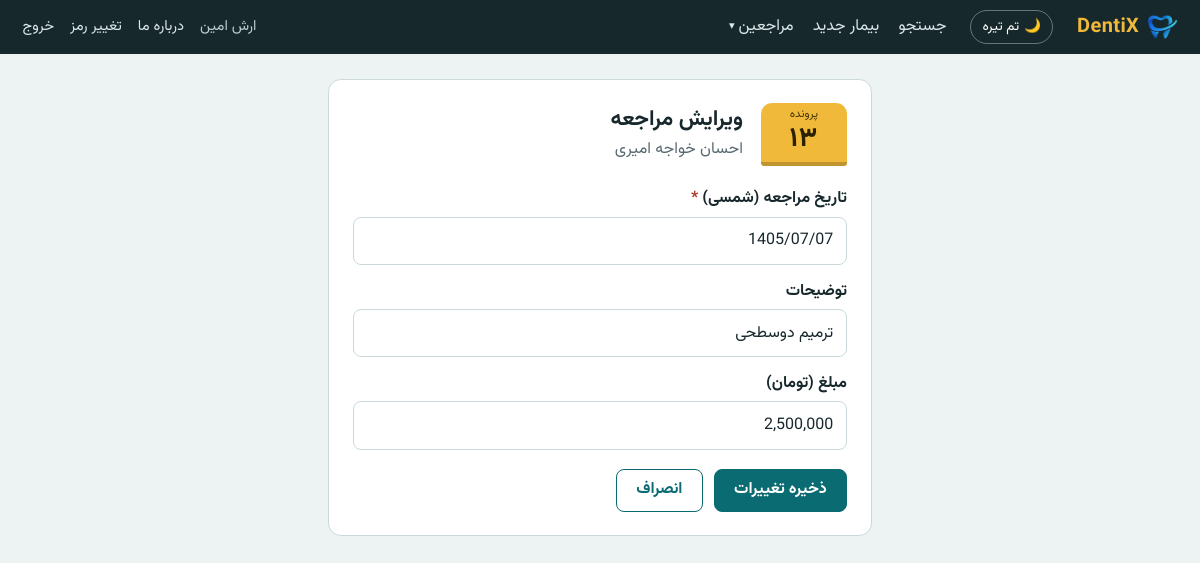
The page /visits/20/edit/ (signed in) on the database its author committed.
### patients/models.py (models this page shows, shortened)
class Visit(models.Model):
    patient = models.ForeignKey(
        Patient, on_delete=models.CASCADE, related_name="visits", verbose_name="بیمار"
    )
    date = models.DateField("تاریخ مراجعه", default=timezone.localdate, db_index=True)
    notes = models.CharField("توضیحات", max_length=300, blank=True)
    amount = models.PositiveIntegerField("مبلغ (تومان)", null=True, blank=True)
    created_by = models.ForeignKey(
        settings.AUTH_USER_MODEL, null=True, blank=True, editable=False,
        on_delete=models.SET_NULL, related_name="+", verbose_name="ثبت‌کننده",
    )
    created_at = models.DateTimeField(auto_now_add=True)
    class Meta:
        verbose_name = "مراجعه"
        verbose_name_plural = "مراجعه‌ها"
        ordering = ["-date", "-id"]

class Patient(models.Model):
    MEDICAL_CONDITIONS = [
        ("hepatitis", "هپاتیت"),
        ("high_blood_pressure", "فشارخون"),
        ("prolonged_bleeding", "خونریزی طولانی"),
        ("rheumatic_fever", "تب روماتیسمی"),
        ("liver_disorder", "اختلال کبدی"),
        ("seizure", "تشنج"),
        ("hiv", "ایدز"),
        ("pregnancy", "حاملگی"),
        ("miscarriage_history", "سابقه سقط"),
        ("diabetes", "دیابت"),
        ("allergy", "آلرژی"),
        ("heart_disease", "بیماری قلبی"),
        ("drug_sensitivity", "حساسیت دارویی"),
        ("surgery_history", "سابقه عمل جراحی"),
        ("cancer", "سرطان"),
        ("medication_use", "مصرف دارو"),
    ]
    _MEDICAL_LABELS = dict(MEDICAL_CONDITIONS)
    file_number = models.PositiveIntegerField("شماره پرونده", unique=True, editable=False)
    first_name = models.CharField("نام", max_length=60)
    last_name = models.CharField("نام خانوادگی", max_length=80)
    father_name = models.CharField("نام پدر", max_length=60, blank=True)
    national_id = models.CharField("کدملی", max_length=20, unique=True)
    mobile = models.CharField("موبایل", max_length=11)
    birth_date = models.DateField("تاریخ تولد", null=True, blank=True)
    address = models.TextField("آدرس", blank=True)
    file_location = models.CharField(
        "محل نگهداری پرونده", max_length=100, blank=True,
        help_text="مثلاً: قفسه ۳، ردیف ۲",
    )
    photo = models.ImageField("عکس بیمار", upload_to="patient_avatars/%Y/%m/", blank=True, null=True)
    medical_conditions = models.CharField("بیماری‌های خاص", max_length=255, blank=True, default="")
    hospitalization_history = models.CharField("سابقه بستری در بیمارستان", max_length=200, blank=True)
    hospitalization_reason = models.CharField("علت بستری", max_length=200, blank=True)
    other_conditions = models.CharField("سایر بیماری‌ها", max_length=300, blank=True)
    notes = models.TextField("توضیحات", blank=True)
    search_name = models.CharField(max_length=200, editable=False, db_index=True, default="")
    created_at = models.DateTimeField("تاریخ ثبت", auto_now_add=True)
    updated_at = models.DateTimeField(auto_now=True)
    created_by = models.ForeignKey(
        settings.AUTH_USER_MODEL, null=True, blank=True, editable=False,
        on_delete=models.SET_NULL, related_name="+", verbose_name="ثبت‌کننده",
    )
    class Meta:
        verbose_name = "بیمار"
        verbose_name_plural = "بیماران"
        ordering = ["-file_number"]
    @property
    def full_name(self):
        return f"{self.first_name} {self.last_name}".strip()

### patients/views.py (the view, shortened to what this page needs)
# urls.py: path("visits/<int:pk>/edit/", views.visit_edit, name="visit_edit"),
@access("patients.change_visit")
def visit_edit(request, pk):
    visit = get_object_or_404(Visit.objects.select_related("patient"), pk=pk)
    form = VisitForm(request.POST or None, instance=visit, require_date=True)
    return render(request, "patients/visit_edit.html", {"form": form, "visit": visit})

### patients/forms.py (shortened to what this page needs)
class VisitForm(forms.ModelForm):
    date = JalaliDateField(label="تاریخ مراجعه (شمسی)", required=False)
    amount = AmountField(
        label="مبلغ (تومان)", required=False, min_value=0,
        widget=forms.TextInput(attrs={
            "class": "num amount-input", "dir": "ltr", "inputmode": "numeric",
            "placeholder": "مثلاً 1,500,000", "autocomplete": "off",
        }),
    )
    class Meta:
        model = Visit
        fields = ["date", "notes", "amount"]
        widgets = {
            "notes": forms.TextInput(
                attrs={"placeholder": "توضیحات (اختیاری)", "maxlength": "300"}
            ),
        }
    def __init__(self, *args, require_date=False, **kwargs):
        super().__init__(*args, **kwargs)
        self.label_suffix = ""
        self.fields["date"].required = require_date

### patients/context_processors.py (called while the page is built)
def site_credit(request):
    return {
        "site_developer_name": credit.DEVELOPER_NAME,
        "site_developer_phone": credit.DEVELOPER_PHONE,
        "site_developer_email": credit.DEVELOPER_EMAIL,
    }

### patients/forms.py (called while the page is built)
    def prepare_value(self, value):
        if isinstance(value, date):
            return format_jalali(value)
        return value

    def prepare_value(self, value):
        if isinstance(value, int):
            return f"{value:,}"
        return value

### patients/jalali.py (called while the page is built)
def gregorian_to_jalali(gy, gm, gd):
    g_d_m = [0, 31, 59, 90, 120, 151, 181, 212, 243, 273, 304, 334]
    gy2 = gy + 1 if gm > 2 else gy
    days = (
        355666 + (365 * gy) + ((gy2 + 3) // 4) - ((gy2 + 99) // 100)
        + ((gy2 + 399) // 400) + gd + g_d_m[gm - 1]
    )
    jy = -1595 + (33 * (days // 12053))
    days %= 12053
    jy += 4 * (days // 1461)
    days %= 1461
    if days > 365:
        jy += (days - 1) // 365
        days = (days - 1) % 365
    if days < 186:
        jm = 1 + days // 31
        jd = 1 + days % 31
    else:
        jm = 7 + (days - 186) // 30
        jd = 1 + (days - 186) % 30
    return jy, jm, jd

def to_jalali(d):
    return gregorian_to_jalali(d.year, d.month, d.day)

def format_jalali(d):
    jy, jm, jd = to_jalali(d)
    return f"{jy:04d}/{jm:02d}/{jd:02d}"

### patients/templatetags/fa.py (called while the page is built)
@register.filter
def file_no(value):
    try:
        return to_fa_digits(f"{int(value)}")
    except (TypeError, ValueError):
        return ""

### patients/utils.py (called while the page is built)
def to_fa_digits(value):
    return str(value).translate(_TO_FA)

### templates/patients/visit_edit.html (shortened to what this page needs)
{% extends "base.html" %}
{% load fa %}
{% block content %}
<section class="card narrow">
  <div class="edit-banner">
    <span class="file-tag"><small>پرونده</small><strong>{{ visit.patient.file_number|file_no }}</strong></span>
    <div>
      <h1>ویرایش مراجعه</h1>
      <p class="sub">{{ visit.patient.full_name }}</p>
    </div>
  </div>
  <form method="post" class="form" data-confirm="تغییرات این مراجعه ذخیره شود؟">
    {% include "patients/_field.html" with field=form.date %}
    {% include "patients/_field.html" with field=form.notes %}
    {% include "patients/_field.html" with field=form.amount %}
    <div class="actions">
      <button class="btn" type="submit">ذخیره تغییرات</button>
      <a class="btn secondary" href="{% url 'patient_detail' visit.patient_id %}">انصراف</a>
    </div>
  </form>
</section>
{% endblock %}

### templates/base.html (shortened to what this page needs)
{% load static %}<!doctype html>
<html lang="fa" dir="rtl">
<head>
  <link rel="stylesheet" href="{% static 'css/app.css' %}">
</head>
<body>
  <header class="topbar">
    <a class="brand" href="{% url 'home' %}">
      <img src="{% static 'img/logo-icon.png' %}" alt="" class="brand-logo">
      <span dir="ltr">DentiX</span>
    </a>
    <button type="button" class="theme-toggle" id="theme-toggle" aria-pressed="false">
      <span class="theme-toggle-icon" aria-hidden="true">🌙</span>
      <span class="theme-toggle-label">تم تیره</span>
    </button>
    {% if user.is_authenticated %}
      <nav class="nav" aria-label="منوی اصلی">
        <a href="{% url 'search' %}">جستجو</a>
        {% if perms.patients.add_patient %}<a href="{% url 'patient_create' %}">بیمار جدید</a>{% endif %}
        {% if perms.patients.view_visit %}
        <details class="nav-dropdown">
          <summary>مراجعین</summary>
        </details>
        {% endif %}
      </nav>
      <div class="who">
        <span>{{ user.get_full_name|default:user.username }}</span>
        <a href="{% url 'about' %}">درباره ما</a>
        <a href="{% url 'password_change' %}">تغییر رمز</a>
        <form method="post" action="{% url 'logout' %}">{% csrf_token %}<button type="submit" class="link">خروج</button></form>
      </div>
    {% endif %}
  </header>
  <main class="page {% block page_class %}{% endblock %}">
    {% block content %}{% endblock %}
  </main>
</body>
</html>

### templates/patients/_field.html (shortened to what this page needs)
<div class="field{% if wide %} wide{% endif %}">
  <label for="{{ field.id_for_label }}">{{ field.label }}{% if field.field.required %}<span class="req" aria-hidden="true"> *</span>{% endif %}</label>
  {{ field }}
</div>

### static/css/app.css (style rules this page uses)
:root { --bg: #edf2f3; --surface: #ffffff; --ink: #17282d; --header-bg: #17282d; --muted: #56696f; --line: #cbd9dc; --teal: #0a6b72; --teal-dark: #06525a; --teal-tint: #e3f0f1; --tab: #f0b93a; --tab-ink: #2b2100; --tab-tint: #fff3d1; --danger: #b0342b; --ok: #1d6f49; }
* { box-sizing: border-box; }
html { font-size: 16px; }
body { margin: 0; background: var(--bg); color: var(--ink); font-family: "Vazirmatn", Tahoma, "Segoe UI", sans-serif; line-height: 1.7; }
a { color: var(--teal); }
h1, h2 { line-height: 1.35; margin: 0 0 .4rem; }
h1 { font-size: 1.6rem; }
p { margin: 0 0 .8rem; }
.num { direction: ltr; text-align: right; font-variant-numeric: tabular-nums; white-space: nowrap; }
.topbar { display: flex; align-items: center; gap: 1.5rem; flex-wrap: wrap; padding: .6rem 1.4rem; background: var(--header-bg); color: #fff; }
.brand { font-weight: 700; font-size: 1.25rem; letter-spacing: .02em; color: var(--tab); text-decoration: none; display: inline-flex; align-items: center; gap: .5rem; }
.brand-logo { width: 1.9rem; height: 1.9rem; object-fit: contain; }
.nav { display: flex; gap: 1.2rem; flex: 1; flex-wrap: wrap; }
.nav a, .who a { color: #dbe8ea; text-decoration: none; }
.who { display: flex; align-items: center; gap: 1rem; color: #b8cbce; font-size: .92rem; }
.who form { margin: 0; }
button.link { background: none; border: 0; padding: 0; font: inherit; cursor: pointer; color: #dbe8ea; }
.page { max-width: 62rem; margin: 0 auto; padding: 1.6rem 1.2rem 3rem; }
.card { background: var(--surface); border: 1px solid var(--line); border-radius: .8rem; padding: 1.4rem 1.5rem; margin-bottom: 1.2rem; }
.card.narrow { max-width: 34rem; margin-inline: auto; }
.sub { color: var(--muted); }
.file-tag { display: inline-flex; flex-direction: column; align-items: center; justify-content: center; min-width: 5.4rem; padding: .35rem .9rem .45rem; line-height: 1.1; background: var(--tab); color: var(--tab-ink); border-radius: .7rem .7rem .2rem .2rem; border-bottom: .3rem solid rgba(0, 0, 0, .2); flex-shrink: 0; }
.file-tag small { font-size: .72rem; opacity: .85; margin-bottom: .25rem; }
.file-tag strong { font-size: 1.7rem; font-weight: 700; letter-spacing: .03em; }
.btn { display: inline-flex; align-items: center; justify-content: center; gap: .4rem; font: inherit; font-weight: 700; line-height: 1.4; padding: .6rem 1.2rem; border-radius: .5rem; border: 1.5px solid var(--teal); background: var(--teal); color: #fff; cursor: pointer; text-decoration: none; }
.btn.secondary { background: var(--surface); color: var(--teal); }
.field { min-width: 0; margin-bottom: .8rem; }
.field label { display: block; font-weight: 700; margin-bottom: .25rem; }
.req { color: var(--danger); }
input[type=text], input[type=search], input[type=password], input[type=number], textarea, select { width: 100%; font: inherit; padding: .6rem .8rem; color: var(--ink); background: var(--surface); border: 1.5px solid var(--line); border-radius: .5rem; }
.actions { display: flex; gap: .7rem; flex-wrap: wrap; margin-top: 1.2rem; }
.edit-banner { display: flex; align-items: center; gap: 1.1rem; margin-bottom: 1.2rem; }
.edit-banner h1 { margin: 0; font-size: 1.35rem; }
.edit-banner p { margin: 0; }
.nav-dropdown { position: relative; display: inline-block; }
.nav-dropdown summary { cursor: pointer; list-style: none; color: #dbe8ea; display: inline-flex; align-items: center; gap: .25rem; }
.nav-dropdown summary::after { content: "▾"; font-size: .7em; }
.theme-toggle { background: none; border: 1px solid rgba(255,255,255,.35); color: inherit; border-radius: 999px; padding: .3rem .7rem; font: inherit; font-size: .85rem; cursor: pointer; display: inline-flex; align-items: center; gap: .3rem; }

### rows shown on the page
Visit: patient.file_number|file_no "۱۳", patient.full_name "احسان خواجه امیری", date "1405/07/07", notes "ترمیم دوسطحی", amount "2,500,000"

### other values the page prints
{{ user.get_full_name|default:user.username }} "ارش امین"
{{ field.label }} "تاریخ مراجعه (شمسی) توضیحات مبلغ (تومان)"
